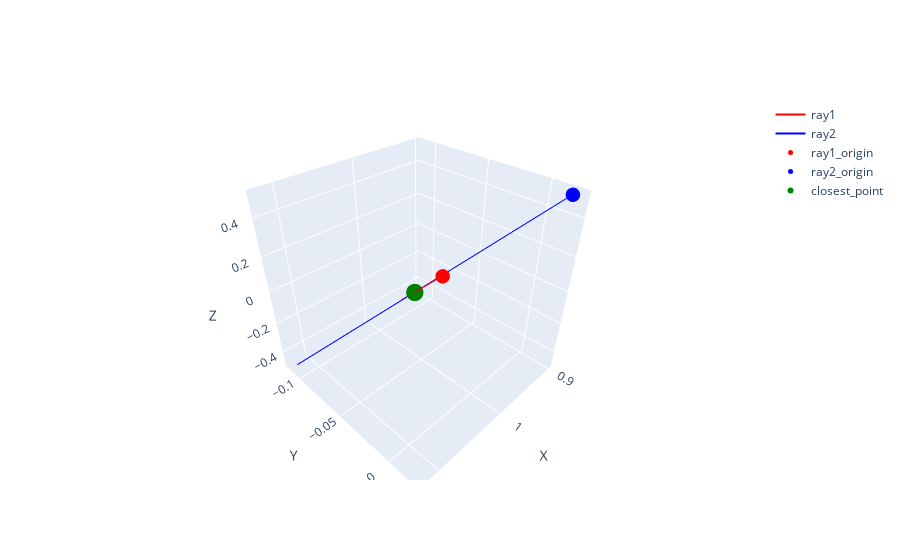

Notebook source saved alongside this figure:
### Code cell
img_data1 = data[data["img"] == np.random.choice(img_indices)]
img_data2 = data[data["img"] == np.random.choice(img_indices)]

closest_points = {}
for idx1, detection1 in img_data1.iterrows():
    ray_o1 = detection1["ray_origin"]
    ray_d1 = detection1["ray_direction"]

    for idx2, detection2 in img_data2[["ray_origin", "ray_direction"]].iterrows():
        ray_o2 = detection2["ray_origin"]
        ray_d2 = detection2["ray_direction"]

        closest_point, distance = closest_point_between_rays(
            np.array(ray_o1),
            np.array(ray_d1),
            np.array(ray_o2),
            np.array(ray_d2),
        )
        closest_points[(idx1, idx2)] = (closest_point, distance)

plot_two_rays_with_closest(ray_o1, ray_d1, ray_o2, ray_d2, closest_point)
closest_point

### Figure 1 — Plotly figure (JSON) as saved in the notebook; plotly's stock layout.template omitted (floating-point values rounded to 4 significant figures)
{"data": [{"line": {"color": "red"}, "mode": "lines", "name": "ray1", "type": "scatter3d", "x": [1.098, 0.937], "y": [0.02204, -0.114], "z": [0.5, -0.4776]}, {"line": {"color": "blue"}, "mode": "lines", "name": "ray2", "type": "scatter3d", "x": [0.9015, 1.122], "y": [0.01735, -0.1082], "z": [0.5, -0.4673]}, {"marker": {"color": "red", "size": 5}, "mode": "markers", "name": "ray1_origin", "type": "scatter3d", "x": [1.098], "y": [0.02204], "z": [0.5]}, {"marker": {"color": "blue", "size": 5}, "mode": "markers", "name": "ray2_origin", "type": "scatter3d", "x": [0.9015], "y": [0.01735], "z": [0.5]}, {"marker": {"color": "green", "size": 6}, "mode": "markers", "name": "closest_point", "type": "scatter3d", "x": [1.015], "y": [-0.04755], "z": [-1.665e-16]}], "layout": {"scene": {"xaxis": {"title": {"text": "X"}}, "yaxis": {"title": {"text": "Y"}}, "zaxis": {"title": {"text": "Z"}}}}}
